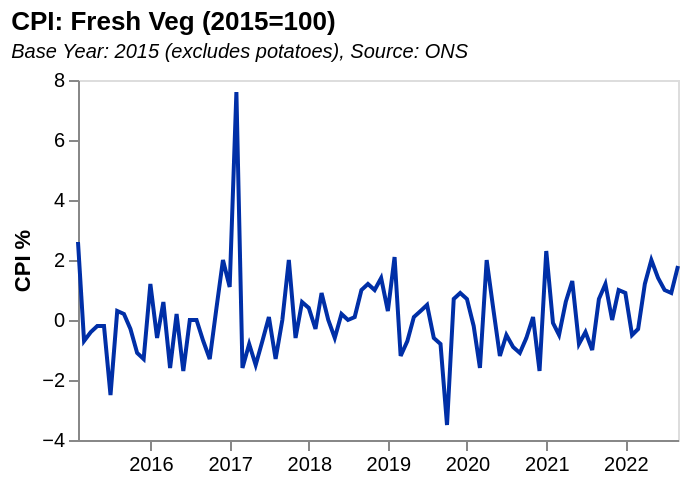

The specification (Vega-Lite) saved for this image:
### Vega-Lite specification from a JSON file in a GitHub repository (floating-point values rounded to 4 significant figures)
{"$schema": "https://vega.github.io/schema/vega-lite/v5.json", "data": {"values": [{"date": "2015 FEB", "label": "2015 FEB", "month": "February", "quarter": "", "sourceDataset": "MM23", "updateDate": "2017-03-14T00:00:00.000Z", "value": "2.6", "year": "2015"}, {"date": "2015 MAR", "label": "2015 MAR", "month": "March", "quarter": "", "sourceDataset": "MM23", "updateDate": "2017-03-14T00:00:00.000Z", "value": "-0.7", "year": "2015"}, {"date": "2015 APR", "label": "2015 APR", "month": "April", "quarter": "", "sourceDataset": "MM23", "updateDate": "2017-03-14T00:00:00.000Z", "value": "-0.4", "year": "2015"}, {"date": "2015 MAY", "label": "2015 MAY", "month": "May", "quarter": "", "sourceDataset": "MM23", "updateDate": "2017-03-14T00:00:00.000Z", "value": "-0.2", "year": "2015"}, {"date": "2015 JUN", "label": "2015 JUN", "month": "June", "quarter": "", "sourceDataset": "MM23", "updateDate": "2017-03-14T00:00:00.000Z", "value": "-0.2", "year": "2015"}, {"date": "2015 JUL", "label": "2015 JUL", "month": "July", "quarter": "", "sourceDataset": "MM23", "updateDate": "2017-03-14T00:00:00.000Z", "value": "-2.5", "year": "2015"}, {"date": "2015 AUG", "label": "2015 AUG", "month": "August", "quarter": "", "sourceDataset": "MM23", "updateDate": "2017-03-14T00:00:00.000Z", "value": "0.3", "year": "2015"}, {"date": "2015 SEP", "label": "2015 SEP", "month": "September", "quarter": "", "sourceDataset": "MM23", "updateDate": "2017-03-14T00:00:00.000Z", "value": "0.2", "year": "2015"}, {"date": "2015 OCT", "label": "2015 OCT", "month": "October", "quarter": "", "sourceDataset": "MM23", "updateDate": "2017-03-14T00:00:00.000Z", "value": "-0.3", "year": "2015"}, {"date": "2015 NOV", "label": "2015 NOV", "month": "November", "quarter": "", "sourceDataset": "MM23", "updateDate": "2017-03-14T00:00:00.000Z", "value": "-1.1", "year": "2015"}, {"date": "2015 DEC", "label": "2015 DEC", "month": "December", "quarter": "", "sourceDataset": "MM23", "updateDate": "2017-03-14T00:00:00.000Z", "value": "-1.3", "year": "2015"}, {"date": "2016 JAN", "label": "2016 JAN", "month": "January", "quarter": "", "sourceDataset": "MM23", "updateDate": "2017-03-14T00:00:00.000Z", "value": "1.2", "year": "2016"}, {"date": "2016 FEB", "label": "2016 FEB", "month": "February", "quarter": "", "sourceDataset": "MM23", "updateDate": "2017-03-14T00:00:00.000Z", "value": "-0.6", "year": "2016"}, {"date": "2016 MAR", "label": "2016 MAR", "month": "March", "quarter": "", "sourceDataset": "MM23", "updateDate": "2017-03-14T00:00:00.000Z", "value": "0.6", "year": "2016"}, {"date": "2016 APR", "label": "2016 APR", "month": "April", "quarter": "", "sourceDataset": "MM23", "updateDate": "2017-03-14T00:00:00.000Z", "value": "-1.6", "year": "2016"}, {"date": "2016 MAY", "label": "2016 MAY", "month": "May", "quarter": "", "sourceDataset": "MM23", "updateDate": "2017-03-14T00:00:00.000Z", "value": "0.2", "year": "2016"}, {"date": "2016 JUN", "label": "2016 JUN", "month": "June", "quarter": "", "sourceDataset": "MM23", "updateDate": "2017-03-14T00:00:00.000Z", "value": "-1.7", "year": "2016"}, {"date": "2016 JUL", "label": "2016 JUL", "month": "July", "quarter": "", "sourceDataset": "MM23", "updateDate": "2017-03-14T00:00:00.000Z", "value": "0.0", "year": "2016"}, {"date": "2016 AUG", "label": "2016 AUG", "month": "August", "quarter": "", "sourceDataset": "MM23", "updateDate": "2017-03-14T00:00:00.000Z", "value": "0.0", "year": "2016"}, {"date": "2016 SEP", "label": "2016 SEP", "month": "September", "quarter": "", "sourceDataset": "MM23", "updateDate": "2017-03-14T00:00:00.000Z", "value": "-0.7", "year": "2016"}, {"date": "2016 OCT", "label": "2016 OCT", "month": "October", "quarter": "", "sourceDataset": "MM23", "updateDate": "2017-03-14T00:00:00.000Z", "value": "-1.3", "year": "2016"}, {"date": "2016 NOV", "label": "2016 NOV", "month": "November", "quarter": "", "sourceDataset": "MM23", "updateDate": "2017-03-14T00:00:00.000Z", "value": "0.4", "year": "2016"}, {"date": "2016 DEC", "label": "2016 DEC", "month": "December", "quarter": "", "sourceDataset": "MM23", "updateDate": "2017-03-14T00:00:00.000Z", "value": "2.0", "year": "2016"}, {"date": "2017 JAN", "label": "2017 JAN", "month": "January", "quarter": "", "sourceDataset": "MM23", "updateDate": "2017-03-14T00:00:00.000Z", "value": "1.1", "year": "2017"}, {"date": "2017 FEB", "label": "2017 FEB", "month": "February", "quarter": "", "sourceDataset": "MM23", "updateDate": "2017-03-21T00:00:00.000Z", "value": "7.6", "year": "2017"}, {"date": "2017 MAR", "label": "2017 MAR", "month": "March", "quarter": "", "sourceDataset": "MM23", "updateDate": "2017-04-10T23:00:00.000Z", "value": "-1.6", "year": "2017"}, {"date": "2017 APR", "label": "2017 APR", "month": "April", "quarter": "", "sourceDataset": "MM23", "updateDate": "2017-05-15T23:00:00.000Z", "value": "-0.8", "year": "2017"}, {"date": "2017 MAY", "label": "2017 MAY", "month": "May", "quarter": "", "sourceDataset": "MM23", "updateDate": "2017-06-12T23:00:00.000Z", "value": "-1.5", "year": "2017"}, {"date": "2017 JUN", "label": "2017 JUN", "month": "June", "quarter": "", "sourceDataset": "MM23", "updateDate": "2017-07-17T23:00:00.000Z", "value": "-0.7", "year": "2017"}, {"date": "2017 JUL", "label": "2017 JUL", "month": "July", "quarter": "", "sourceDataset": "MM23", "updateDate": "2017-08-14T23:00:00.000Z", "value": "0.1", "year": "2017"}, {"date": "2017 AUG", "label": "2017 AUG", "month": "August", "quarter": "", "sourceDataset": "MM23", "updateDate": "2017-09-11T23:00:00.000Z", "value": "-1.3", "year": "2017"}, {"date": "2017 SEP", "label": "2017 SEP", "month": "September", "quarter": "", "sourceDataset": "MM23", "updateDate": "2021-08-17T23:00:00.000Z", "value": "0.0", "year": "2017"}, {"date": "2017 OCT", "label": "2017 OCT", "month": "October", "quarter": "", "sourceDataset": "MM23", "updateDate": "2017-11-14T00:00:00.000Z", "value": "2.0", "year": "2017"}, {"date": "2017 NOV", "label": "2017 NOV", "month": "November", "quarter": "", "sourceDataset": "MM23", "updateDate": "2017-12-12T00:00:00.000Z", "value": "-0.6", "year": "2017"}, {"date": "2017 DEC", "label": "2017 DEC", "month": "December", "quarter": "", "sourceDataset": "MM23", "updateDate": "2018-01-16T00:00:00.000Z", "value": "0.6", "year": "2017"}, {"date": "2018 JAN", "label": "2018 JAN", "month": "January", "quarter": "", "sourceDataset": "MM23", "updateDate": "2018-02-13T00:00:00.000Z", "value": "0.4", "year": "2018"}, {"date": "2018 FEB", "label": "2018 FEB", "month": "February", "quarter": "", "sourceDataset": "MM23", "updateDate": "2018-03-20T00:00:00.000Z", "value": "-0.3", "year": "2018"}, {"date": "2018 MAR", "label": "2018 MAR", "month": "March", "quarter": "", "sourceDataset": "MM23", "updateDate": "2018-04-17T23:00:00.000Z", "value": "0.9", "year": "2018"}, {"date": "2018 APR", "label": "2018 APR", "month": "April", "quarter": "", "sourceDataset": "MM23", "updateDate": "2021-08-17T23:00:00.000Z", "value": "0.0", "year": "2018"}, {"date": "2018 MAY", "label": "2018 MAY", "month": "May", "quarter": "", "sourceDataset": "MM23", "updateDate": "2018-06-12T23:00:00.000Z", "value": "-0.6", "year": "2018"}, {"date": "2018 JUN", "label": "2018 JUN", "month": "June", "quarter": "", "sourceDataset": "MM23", "updateDate": "2018-07-17T23:00:00.000Z", "value": "0.2", "year": "2018"}, {"date": "2018 JUL", "label": "2018 JUL", "month": "July", "quarter": "", "sourceDataset": "MM23", "updateDate": "2018-08-14T23:00:00.000Z", "value": "0.0", "year": "2018"}, {"date": "2018 AUG", "label": "2018 AUG", "month": "August", "quarter": "", "sourceDataset": "MM23", "updateDate": "2018-09-18T23:00:00.000Z", "value": "0.1", "year": "2018"}, {"date": "2018 SEP", "label": "2018 SEP", "month": "September", "quarter": "", "sourceDataset": "MM23", "updateDate": "2018-10-16T23:00:00.000Z", "value": "1.0", "year": "2018"}, {"date": "2018 OCT", "label": "2018 OCT", "month": "October", "quarter": "", "sourceDataset": "MM23", "updateDate": "2018-11-14T00:00:00.000Z", "value": "1.2", "year": "2018"}, {"date": "2018 NOV", "label": "2018 NOV", "month": "November", "quarter": "", "sourceDataset": "MM23", "updateDate": "2018-12-19T00:00:00.000Z", "value": "1.0", "year": "2018"}, {"date": "2018 DEC", "label": "2018 DEC", "month": "December", "quarter": "", "sourceDataset": "MM23", "updateDate": "2019-01-16T00:00:00.000Z", "value": "1.4", "year": "2018"}, {"date": "2019 JAN", "label": "2019 JAN", "month": "January", "quarter": "", "sourceDataset": "MM23", "updateDate": "2019-02-13T00:00:00.000Z", "value": "0.3", "year": "2019"}, {"date": "2019 FEB", "label": "2019 FEB", "month": "February", "quarter": "", "sourceDataset": "MM23", "updateDate": "2019-03-20T00:00:00.000Z", "value": "2.1", "year": "2019"}, {"date": "2019 MAR", "label": "2019 MAR", "month": "March", "quarter": "", "sourceDataset": "MM23", "updateDate": "2019-04-16T23:00:00.000Z", "value": "-1.2", "year": "2019"}, {"date": "2019 APR", "label": "2019 APR", "month": "April", "quarter": "", "sourceDataset": "MM23", "updateDate": "2019-05-21T23:00:00.000Z", "value": "-0.7", "year": "2019"}, {"date": "2019 MAY", "label": "2019 MAY", "month": "May", "quarter": "", "sourceDataset": "MM23", "updateDate": "2019-06-18T23:00:00.000Z", "value": "0.1", "year": "2019"}, {"date": "2019 JUN", "label": "2019 JUN", "month": "June", "quarter": "", "sourceDataset": "MM23", "updateDate": "2019-07-16T23:00:00.000Z", "value": "0.3", "year": "2019"}, {"date": "2019 JUL", "label": "2019 JUL", "month": "July", "quarter": "", "sourceDataset": "MM23", "updateDate": "2019-08-13T23:00:00.000Z", "value": "0.5", "year": "2019"}, {"date": "2019 AUG", "label": "2019 AUG", "month": "August", "quarter": "", "sourceDataset": "MM23", "updateDate": "2019-09-17T23:00:00.000Z", "value": "-0.6", "year": "2019"}, {"date": "2019 SEP", "label": "2019 SEP", "month": "September", "quarter": "", "sourceDataset": "MM23", "updateDate": "2019-10-15T23:00:00.000Z", "value": "-0.8", "year": "2019"}, {"date": "2019 OCT", "label": "2019 OCT", "month": "October", "quarter": "", "sourceDataset": "MM23", "updateDate": "2019-11-13T00:00:00.000Z", "value": "-3.5", "year": "2019"}, {"date": "2019 NOV", "label": "2019 NOV", "month": "November", "quarter": "", "sourceDataset": "MM23", "updateDate": "2019-12-18T00:00:00.000Z", "value": "0.7", "year": "2019"}, {"date": "2019 DEC", "label": "2019 DEC", "month": "December", "quarter": "", "sourceDataset": "MM23", "updateDate": "2020-01-15T00:00:00.000Z", "value": "0.9", "year": "2019"}, {"date": "2020 JAN", "label": "2020 JAN", "month": "January", "quarter": "", "sourceDataset": "MM23", "updateDate": "2020-02-19T00:00:00.000Z", "value": "0.7", "year": "2020"}, {"date": "2020 FEB", "label": "2020 FEB", "month": "February", "quarter": "", "sourceDataset": "MM23", "updateDate": "2020-03-25T00:00:00.000Z", "value": "-0.2", "year": "2020"}, {"date": "2020 MAR", "label": "2020 MAR", "month": "March", "quarter": "", "sourceDataset": "MM23", "updateDate": "2020-04-21T23:00:00.000Z", "value": "-1.6", "year": "2020"}, {"date": "2020 APR", "label": "2020 APR", "month": "April", "quarter": "", "sourceDataset": "MM23", "updateDate": "2020-05-19T23:00:00.000Z", "value": "2.0", "year": "2020"}, {"date": "2020 MAY", "label": "2020 MAY", "month": "May", "quarter": "", "sourceDataset": "MM23", "updateDate": "2020-06-16T23:00:00.000Z", "value": "0.4", "year": "2020"}, {"date": "2020 JUN", "label": "2020 JUN", "month": "June", "quarter": "", "sourceDataset": "MM23", "updateDate": "2020-07-14T23:00:00.000Z", "value": "-1.2", "year": "2020"}, {"date": "2020 JUL", "label": "2020 JUL", "month": "July", "quarter": "", "sourceDataset": "MM23", "updateDate": "2020-08-18T23:00:00.000Z", "value": "-0.5", "year": "2020"}, {"date": "2020 AUG", "label": "2020 AUG", "month": "August", "quarter": "", "sourceDataset": "MM23", "updateDate": "2020-09-15T23:00:00.000Z", "value": "-0.9", "year": "2020"}, {"date": "2020 SEP", "label": "2020 SEP", "month": "September", "quarter": "", "sourceDataset": "MM23", "updateDate": "2020-10-20T23:00:00.000Z", "value": "-1.1", "year": "2020"}, {"date": "2020 OCT", "label": "2020 OCT", "month": "October", "quarter": "", "sourceDataset": "MM23", "updateDate": "2020-11-18T00:00:00.000Z", "value": "-0.6", "year": "2020"}, {"date": "2020 NOV", "label": "2020 NOV", "month": "November", "quarter": "", "sourceDataset": "MM23", "updateDate": "2020-12-16T00:00:00.000Z", "value": "0.1", "year": "2020"}, {"date": "2020 DEC", "label": "2020 DEC", "month": "December", "quarter": "", "sourceDataset": "MM23", "updateDate": "2021-01-20T00:00:00.000Z", "value": "-1.7", "year": "2020"}, {"date": "2021 JAN", "label": "2021 JAN", "month": "January", "quarter": "", "sourceDataset": "MM23", "updateDate": "2021-02-17T00:00:00.000Z", "value": "2.3", "year": "2021"}, {"date": "2021 FEB", "label": "2021 FEB", "month": "February", "quarter": "", "sourceDataset": "MM23", "updateDate": "2021-03-24T00:00:00.000Z", "value": "-0.1", "year": "2021"}, {"date": "2021 MAR", "label": "2021 MAR", "month": "March", "quarter": "", "sourceDataset": "MM23", "updateDate": "2021-04-20T23:00:00.000Z", "value": "-0.5", "year": "2021"}, {"date": "2021 APR", "label": "2021 APR", "month": "April", "quarter": "", "sourceDataset": "MM23", "updateDate": "2021-05-18T23:00:00.000Z", "value": "0.6", "year": "2021"}, {"date": "2021 MAY", "label": "2021 MAY", "month": "May", "quarter": "", "sourceDataset": "MM23", "updateDate": "2021-06-15T23:00:00.000Z", "value": "1.3", "year": "2021"}, {"date": "2021 JUN", "label": "2021 JUN", "month": "June", "quarter": "", "sourceDataset": "MM23", "updateDate": "2021-07-13T23:00:00.000Z", "value": "-0.8", "year": "2021"}, {"date": "2021 JUL", "label": "2021 JUL", "month": "July", "quarter": "", "sourceDataset": "MM23", "updateDate": "2021-08-17T23:00:00.000Z", "value": "-0.4", "year": "2021"}, {"date": "2021 AUG", "label": "2021 AUG", "month": "August", "quarter": "", "sourceDataset": "MM23", "updateDate": "2021-08-17T23:00:00.000Z", "value": "-1.0", "year": "2021"}, {"date": "2021 SEP", "label": "2021 SEP", "month": "September", "quarter": "", "sourceDataset": "MM23", "updateDate": "2021-10-19T23:00:00.000Z", "value": "0.7", "year": "2021"}, {"date": "2021 OCT", "label": "2021 OCT", "month": "October", "quarter": "", "sourceDataset": "MM23", "updateDate": "2021-11-17T00:00:00.000Z", "value": "1.2", "year": "2021"}, {"date": "2021 NOV", "label": "2021 NOV", "month": "November", "quarter": "", "sourceDataset": "MM23", "updateDate": "2021-12-15T00:00:00.000Z", "value": "0.0", "year": "2021"}, {"date": "2021 DEC", "label": "2021 DEC", "month": "December", "quarter": "", "sourceDataset": "MM23", "updateDate": "2022-01-19T00:00:00.000Z", "value": "1.0", "year": "2021"}, {"date": "2022 JAN", "label": "2022 JAN", "month": "January", "quarter": "", "sourceDataset": "MM23", "updateDate": "2022-02-16T00:00:00.000Z", "value": "0.9", "year": "2022"}, {"date": "2022 FEB", "label": "2022 FEB", "month": "February", "quarter": "", "sourceDataset": "MM23", "updateDate": "2022-03-23T00:00:00.000Z", "value": "-0.5", "year": "2022"}, {"date": "2022 MAR", "label": "2022 MAR", "month": "March", "quarter": "", "sourceDataset": "MM23", "updateDate": "2022-04-12T23:00:00.000Z", "value": "-0.3", "year": "2022"}, {"date": "2022 APR", "label": "2022 APR", "month": "April", "quarter": "", "sourceDataset": "MM23", "updateDate": "2022-05-17T23:00:00.000Z", "value": "1.2", "year": "2022"}, {"date": "2022 MAY", "label": "2022 MAY", "month": "May", "quarter": "", "sourceDataset": "MM23", "updateDate": "2022-06-21T23:00:00.000Z", "value": "2.0", "year": "2022"}, {"date": "2022 JUN", "label": "2022 JUN", "month": "June", "quarter": "", "sourceDataset": "MM23", "updateDate": "2022-07-19T23:00:00.000Z", "value": "1.4", "year": "2022"}, {"date": "2022 JUL", "label": "2022 JUL", "month": "July", "quarter": "", "sourceDataset": "MM23", "updateDate": "2022-08-16T23:00:00.000Z", "value": "1.0", "year": "2022"}, {"date": "2022 AUG", "label": "2022 AUG", "month": "August", "quarter": "", "sourceDataset": "MM23", "updateDate": "2022-09-13T23:00:00.000Z", "value": "0.9", "year": "2022"}, {"date": "2022 SEP", "label": "2022 SEP", "month": "September", "quarter": "", "sourceDataset": "MM23", "updateDate": "2022-10-18T23:00:00.000Z", "value": "1.8", "year": "2022"}], "format": {"parse": {"date": "date"}}}, "title": {"text": "CPI: Fresh Veg (2015=100)", "subtitle": "Base Year: 2015 (excludes potatoes), Source: ONS", "subtitleFontStyle": "italic", "subtitleFontSize": 10, "anchor": "start", "color": "black"}, "width": 300, "height": 180, "mark": {"type": "line", "color": "rgb(0,47,167"}, "encoding": {"x": {"field": "date", "type": "temporal", "axis": {"grid": false}, "title": ""}, "y": {"field": "value", "type": "quantitative", "axis": {"grid": false}, "title": "CPI %"}, "tooltip": [{"field": "date", "type": "temporal", "title": "Year"}, {"field": "value", "type": "quantitative", "title": "%"}]}}
